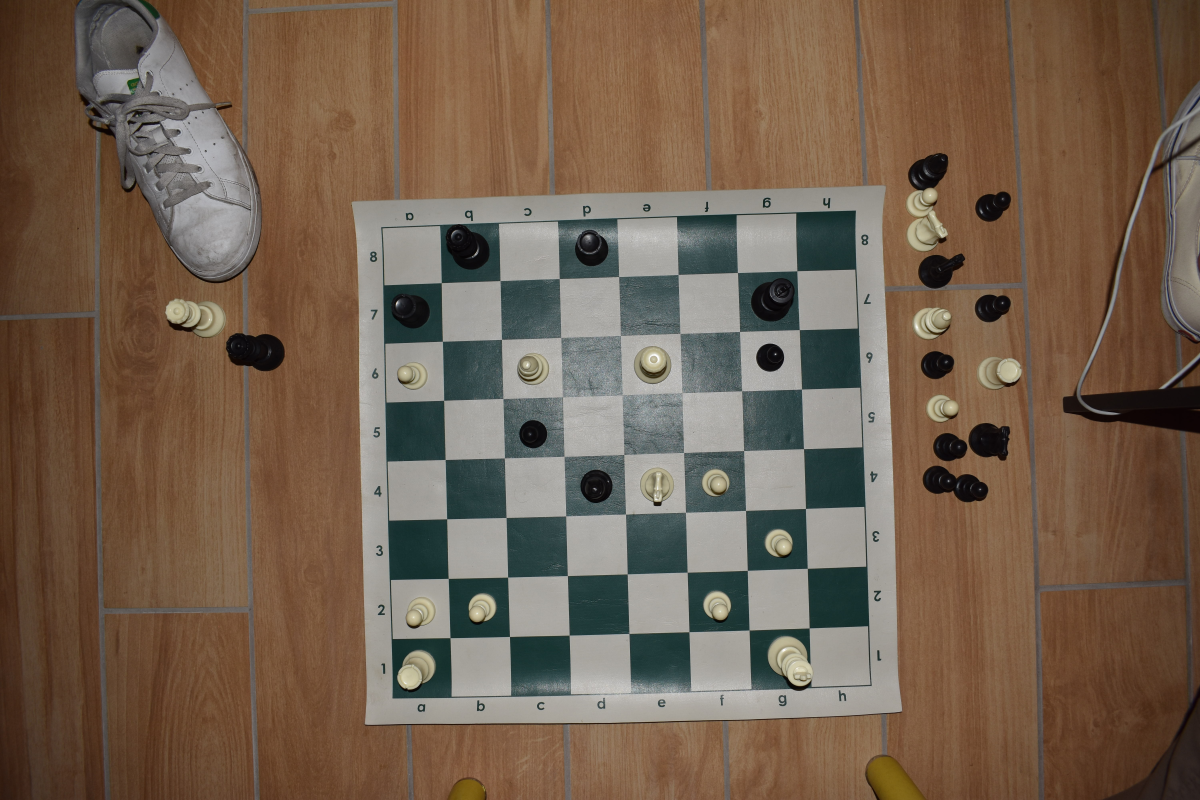
#> input picture Real life data/1q1r4-r5k1-P1B1Q1p1-2p5-3bNP2-6P1-PP3P2-R5K1.JPG, 6000 x 4000 px, found by its file name (shown at 1/5 size)
$ jupyter execute --allow-errors preprocessing.ipynb   (shell and % lines are left out)   (older library calls are emulated)
#> lines starting #> are read from the running program, lines starting #| are printed output that depends on the picture
### preprocessing_utils.py

# This utility file is a modified version of the following code:
# https://github.com/Elucidation/ChessboardDetect/blob/master/FindChessboards.py

#
# Imports
#
import PIL.Image
import cv2
import numpy as np
import matplotlib.pyplot as plt
from matplotlib.pyplot import imshow
np.set_printoptions(suppress=True, linewidth=200)  # Better formatting
plt.rcParams['image.cmap'] = 'jet'  # Default colormap is jet

#
# Helpers
#


# Saddles


def getSaddle(gray_img):
    # https://en.wikipedia.org/wiki/Sobel_operator
    img = gray_img.astype(np.float64)
    gx = cv2.Sobel(img, cv2.CV_64F, 1, 0)
    gy = cv2.Sobel(img, cv2.CV_64F, 0, 1)
    gxx = cv2.Sobel(gx, cv2.CV_64F, 1, 0)
    gyy = cv2.Sobel(gy, cv2.CV_64F, 0, 1)
    gxy = cv2.Sobel(gx, cv2.CV_64F, 0, 1)

    S = gxx*gyy - gxy**2
    return S


def nonmax_sup(img, win=10):
    w, h = img.shape
#     img = cv2.blur(img, ksize=(5,5))
    img_sup = np.zeros_like(img, dtype=np.float64)
    for i, j in np.argwhere(img):
        # Get neigborhood
        ta = max(0, i-win)
        tb = min(w, i+win+1)
        tc = max(0, j-win)
        td = min(h, j+win+1)
        cell = img[ta:tb, tc:td]
        val = img[i, j]
        if np.sum(cell.max() == cell) > 1:
            print(cell.argmax())
        if cell.max() == val:
            img_sup[i, j] = val
    return img_sup


def pruneSaddle(s):
    thresh = 128
    score = (s > 0).sum()
    while (score > 10000):
        thresh = thresh*2
        s[s < thresh] = 0
        score = (s > 0).sum()


# [10 lines left out: function getMinSaddleDist, not called in this run]


# Contours


def simplifyContours(contours):
    for i in range(len(contours)):
        # Approximate contour and update in place
        # https://en.wikipedia.org/wiki/Ramer%E2%80%93Douglas%E2%80%93Peucker_algorithm
        contours[i] = cv2.approxPolyDP(
            contours[i], 0.04*cv2.arcLength(contours[i], True), True)


def is_square(cnt, eps=3.0, xratio_thresh=0.5):
    # 4x2 array, rows are each point, columns are x and y
    center = cnt.sum(axis=0)/4

    # Side lengths of rectangular contour
    dd0 = np.sqrt(((cnt[0, :] - cnt[1, :])**2).sum())
    dd1 = np.sqrt(((cnt[1, :] - cnt[2, :])**2).sum())
    dd2 = np.sqrt(((cnt[2, :] - cnt[3, :])**2).sum())
    dd3 = np.sqrt(((cnt[3, :] - cnt[0, :])**2).sum())

    # diagonal ratio
    xa = np.sqrt(((cnt[0, :] - cnt[2, :])**2).sum())
    xb = np.sqrt(((cnt[1, :] - cnt[3, :])**2).sum())
    xratio = xa/xb if xa < xb else xb/xa

    # Check whether all points part of convex hull
    # ie. not this http://i.stack.imgur.com/I6yJY.png
    # all corner angles, angles are less than 180 deg, so not necessarily internal angles
    ta = getAngle(dd3, dd0, xb)
    tb = getAngle(dd0, dd1, xa)
    tc = getAngle(dd1, dd2, xb)
    td = getAngle(dd2, dd3, xa)
    angle_sum = np.round(ta+tb+tc+td)

    is_convex = np.abs(angle_sum - 360) < 5

    angles = np.array([ta, tb, tc, td])
    good_angles = np.all((angles > 40) & (angles < 140))

    # side ratios
    dda = dd0 / dd1
    if dda < 1:
        dda = 1. / dda
    ddb = dd1 / dd2
    if ddb < 1:
        ddb = 1. / ddb
    ddc = dd2 / dd3
    if ddc < 1:
        ddc = 1. / ddc
    ddd = dd3 / dd0
    if ddd < 1:
        ddd = 1. / ddd
    side_ratios = np.array([dda, ddb, ddc, ddd])
    good_side_ratios = np.all(side_ratios < eps)

    # Return whether side ratios within certain ratio < epsilon
    return (
        # abs(1.0 - dda) < eps and
        # abs(1.0 - ddb) < eps and
        # xratio > xratio_thresh and
        # good_side_ratios and
        # is_convex and
        good_angles)


def getAngle(a, b, c):
    # Get angle given 3 side lengths, in degrees
    k = (a*a+b*b-c*c) / (2*a*b)
    # Handle floating point errors
    if (k < -1):
        k = -1
    elif k > 1:
        k = 1
    return np.arccos(k) * 180.0 / np.pi


# [4 lines left out: function getContourVals, not called in this run]


def pruneContours(contours, hierarchy, saddle):
    new_contours = []
    new_hierarchies = []
    for i in range(len(contours)):
        cnt = contours[i]
        h = hierarchy[i]

        # Must be child
        if h[2] != -1:
            continue

        # Only rectangular contours allowed
        if len(cnt) != 4:
            continue

        # Only contours that fill an area of at least 8x8 pixels
        if cv2.contourArea(cnt) < 8*8:
            continue

        if not is_square(cnt):
            continue

        # TODO : Remove those where internal luma variance is greater than threshold

        cnt = updateCorners(cnt, saddle)
        # If not all saddle corners
        if len(cnt) != 4:
            continue

        new_contours.append(cnt)
        new_hierarchies.append(h)
    new_contours = np.array(new_contours)
    new_hierarchy = np.array(new_hierarchies)
    if len(new_contours) == 0:
        return new_contours, new_hierarchy

    # Prune contours below median area
    areas = [cv2.contourArea(c) for c in new_contours]
    mask = [areas >= np.median(areas)*0.25] and [areas <= np.median(areas)*2.0]
    new_contours = new_contours[mask]
    new_hierarchy = new_hierarchy[mask]
    return np.array(new_contours), np.array(new_hierarchy)


def getContours(img, edges, iters=10):
    # Morphological Gradient to get internal squares of canny edges.
    kernel = cv2.getStructuringElement(cv2.MORPH_ELLIPSE, (3, 3))

    # https://docs.opencv.org/3.0-beta/doc/py_tutorials/py_imgproc/py_morphological_ops/py_morphological_ops.html
    # MORPH_GRADIENT means The result will look like the outline of the object.
    edges_gradient = cv2.morphologyEx(edges, cv2.MORPH_GRADIENT, kernel)

    # https://docs.opencv.org/3.1.0/d4/d73/tutorial_py_contours_begin.html
    contours, hierarchy = cv2.findContours(
        edges_gradient, cv2.RETR_CCOMP, cv2.CHAIN_APPROX_SIMPLE)

    contours = list(contours)

    simplifyContours(contours)

    return np.array(contours,  dtype=object), hierarchy[0]


# Corners


def updateCorners(contour, saddle):
    ws = 4  # half window size (+1)
    new_contour = contour.copy()
    for i in range(len(contour)):
        cc, rr = contour[i, 0, :]
        rl = max(0, rr-ws)
        cl = max(0, cc-ws)
        window = saddle[rl:min(saddle.shape[0], rr+ws+1),
                        cl:min(saddle.shape[1], cc+ws+1)]
        br, bc = np.unravel_index(window.argmax(), window.shape)
        s_score = window[br, bc]
        br -= min(ws, rl)
        bc -= min(ws, cl)
        if s_score > 0:
            new_contour[i, 0, :] = cc+bc, rr+br
        else:
            return []
    return new_contour


# Grid


# [103 lines left out: functions getIdentityGrid, getChessGrid, findGoodPoints, getInitChessGrid, makeChessGrid, generateNewBestFit and 2 more, not called in this run]


# Image processing


def loadImage(filepath, resolution=1000.0):
    img_orig = PIL.Image.open(filepath)

    img_width, img_height = img_orig.size

    # Resize
    aspect_ratio = min(resolution/img_width, resolution/img_height)
    new_width, new_height = (
        (np.array(img_orig.size) * aspect_ratio)).astype(int)
    img = img_orig.resize((new_width, new_height), resample=PIL.Image.BILINEAR)

    img_grey = img.convert('L')  # grayscale
    img_grey = np.array(img_grey)

    img_color = img.convert('RGB')  # color
    img_color = np.array(img_color)

    return img_grey, img_color


def findChessboard(img, min_pts_needed=15, max_pts_needed=25):
    blur_img = cv2.blur(img, (3, 3))  # Blur the image
    saddle = getSaddle(blur_img)  # Get the saddle points
    saddle = -saddle  # Invert the saddle points
    saddle[saddle < 0] = 0  # Remove negative values
    pruneSaddle(saddle)  # Prune the saddle points
    s2 = nonmax_sup(saddle)  # Non-maximum suppression
    s2[s2 < 100000] = 0  # Remove small values
    spts = np.argwhere(s2)  # Get the saddle points

    edges = cv2.Canny(img, 20, 250)  # Get the edges (Canny edge detection)
    contours_all, hierarchy = getContours(img, edges)  # Get the contours
    contours, hierarchy = pruneContours(
        contours_all, hierarchy, saddle)  # Prune the contours

    curr_num_good = 0  # Current number of good points
    curr_grid_next = None
    curr_grid_good = None
    curr_M = None

    for cnt_i in range(len(contours)):
        cnt = contours[cnt_i].squeeze()
        grid_curr, ideal_grid, M = getInitChessGrid(cnt)

        for grid_i in range(7):
            grid_curr, ideal_grid, _ = makeChessGrid(M, N=(grid_i+1))
            grid_next, grid_good = findGoodPoints(grid_curr, spts)
            num_good = np.sum(grid_good)
            if num_good < 4:
                M = None
                break
            M, _ = generateNewBestFit(ideal_grid, grid_next, grid_good)
            if M is None or np.abs(M[0, 0] / M[1, 1]) > 15 or np.abs(M[1, 1] / M[0, 0]) > 15:
                M = None
                print("Failed to converge on this one")
                break
        if M is None:
            continue
        elif num_good > curr_num_good:
            curr_num_good = num_good
            curr_grid_next = grid_next
            curr_grid_good = grid_good
            curr_M = M

        # If we found something with more than max needed, good enough to stop here
        if num_good > max_pts_needed:
            break

    # If we found something
    if curr_num_good > min_pts_needed:
        final_ideal_grid = getIdentityGrid(2+2*7)-7
        return curr_M, final_ideal_grid, curr_grid_next, curr_grid_good, spts
    else:
        return None, None, None, None, None


# [43 lines left out: functions getUnwarpedPoints, getBoardOutline, warpPoints, not called in this run]

# [36 lines of commented-out code are left out]


def warp_image(filename, plot=False):

    # Load the image and find the chessboard on it
    img, img_orig = loadImage(filename)
    M, ideal_grid, grid_next, grid_good, spts = findChessboard(
        img)  # M is the warp matrix

    # Check the call succeeded (Warp matrix is not none)
    if M is not None:

        # Generate a mapping to warp (Crop) the image
        M, _ = generateNewBestFit((ideal_grid+8)*32, grid_next, grid_good)
        img_warp = cv2.warpPerspective(
            img, M, (17*32, 17*32), flags=cv2.WARP_INVERSE_MAP)

        # Find the best lines that cut the board
        best_lines_x, best_lines_y = getBestLines(img_warp)

        # Get the unwarped points
        inner_corners_unwarped = getUnwarpedPoints(best_lines_x, best_lines_y, M)
        board_outline_unwarp = getBoardOutline(best_lines_x, best_lines_y, M)

        side_len = 2048
        pts_dest = np.array(
            [[0, side_len], [side_len, side_len], [side_len, 0], [0, 0]])

        # Calculate homography matrix and use it to warp the image
        h, _ = cv2.findHomography(board_outline_unwarp[0:4], pts_dest)
        im_out = cv2.warpPerspective(
            np.squeeze(img_orig), h, (side_len, side_len))

        # Warp the corners of the board using the homography matrix
        inner_corners_warped = warpPoints(inner_corners_unwarped, h)

        # Plot if required
        if plot:

            # Plot the original image with the detected corners, best lines, and outer contour
            plt.figure(frameon=False, figsize=(20, 20))
            imshow(img_orig, cmap='Greys_r')
            plt.plot(board_outline_unwarp[:, 0], board_outline_unwarp[:, 1], 'ro-', markersize=5, linewidth=5)
            plt.plot(grid_next[grid_good, 0].A, grid_next[grid_good, 1].A, 'gs', markersize=12)
            # [4 lines of commented-out code are left out]
            ax = plt.gca()
            ax.set_axis_off()

            # Plot the final image with the warped corners
            plt.figure(frameon=False, figsize=(30, 30))
            imshow(im_out, cmap='Greys_r', aspect='auto')
            plt.plot(inner_corners_warped[:, 0],
                     inner_corners_warped[:, 1], 'bo', markersize=30)  # Plot the detected corners of the image for display
            ax = plt.gca()
            ax.set_axis_off()

        return im_out

    # If the call didn't succeed, print an error message
    else:
        print(f'Could not preprocess: {filename}')
        return None

# [31 lines left out: function crop_individual_squares, not called in this run]

### preprocessing.ipynb
We will start by importing all required libraries.

[cell 1]
import numpy as np
import matplotlib.pyplot as plt
import os
import shutil
from PIL import Image

from PIL import JpegImagePlugin
JpegImagePlugin._getmp = lambda x: None

We can now start by importing a single real-life image

[cell 2]
image = Image.open(
    "Real life data/Original/1q1r4-r5k1-P1B1Q1p1-2p5-3bNP2-6P1-PP3P2-R5K1.JPG")
#> image is the input picture: PIL image 6000x4000 RGB; mean R, G, B 115.3, 96.1, 78.7
image_arr = np.array(image)
plt.imshow(image_arr)

We will now proceed to define a function that converts an image's FEN notation into a vector where entry 1 represents a1, entry 2 represents a2, ..., entry 9 represents b1, ..., and entry 64 represents h8 (Column by column). Furthermore, we defined that the following convention applies to piece labels:
- Empty: 0
- White pawn: 1
- White knight: 2
- White bishop: 3
- White rook: 4
- White queen: 5
- White king: 6
- Black pawn: 7
- Black knight: 8
- Black bishop: 9
- Black rook: 10
- Black queen: 11
- Black king: 12

The function will basically an FEN notation string to a size 64 vector representing the position.

[cell 3]
def fen_to_vector(fen):

    # The rows of the board
    board_rows_top_to_bottom = []

    # Split the fen string into rows
    # The rows are separated by either - or _
    for row in fen.replace('_', '-').split('-'):

        # The current row being processed
        cur_row = []

        # Go over the row elements
        for c in list(row):
            # Empty squares
            if c in '12345678':
                cur_row.extend([0] * int(c))
            # White pawn
            elif c == 'P':
                cur_row.append(1)
            # White knight
            elif c == 'N':
                cur_row.append(2)
            # White bishop
            elif c == 'B':
                cur_row.append(3)
            # White rook
            elif c == 'R':
                cur_row.append(4)
            # White queen
            elif c == 'Q':
                cur_row.append(5)
            # White king
            elif c == 'K':
                cur_row.append(6)
            # Black pawn
            elif c == 'p':
                cur_row.append(7)
            # Black knight
            elif c == 'n':
                cur_row.append(8)
            # Black bishop
            elif c == 'b':
                cur_row.append(9)
            # Black rook
            elif c == 'r':
                cur_row.append(10)
            # Black queen
            elif c == 'q':
                cur_row.append(11)
            # Black king
            elif c == 'k':
                cur_row.append(12)

        # Sanity check: The row has 8 elements
        if(len(cur_row) != 8):
            print(fen)
            print(cur_row)
        assert len(cur_row) == 8

        # Append the row
        board_rows_top_to_bottom.append(cur_row)

    # Convert the board to a numpy array
    board = np.array(board_rows_top_to_bottom)

    # Transpose the board so that each row of the matrix represents a logical column
    board = board.T

    # Invert the order of each new row so that it represents the squares from bottom to top as required
    board = np.fliplr(board)

    # Flatten the rows into a single vector, from top to bottom
    vector = board.flatten()

    # Return the flattened board
    return vector

Now that we have a function to convert any FEN label to a vector as required, we can use the library defined at https://github.com/Elucidation/ChessboardDetect to crop the images to the frame of the board. Please note that we will split the training data into squares before-hand to speed up training, while testing will be done with the uncropped images in order to simulate a real-life situation.

[cell 4]

from preprocessing_utils import *

# The directory where the pre-processed data will be saved
target_dir = "./Real life data/Pre-processed/"

# The directory where the original unprocessed data is stored
original_dir = "./Real life data/Original/"

# Iterate over the real life images
#> (the rest of this cell did not finish here and is left out)


    # Extract the squares by warping the image and cropping it
    warped_image = warp_image(original_dir + filename)
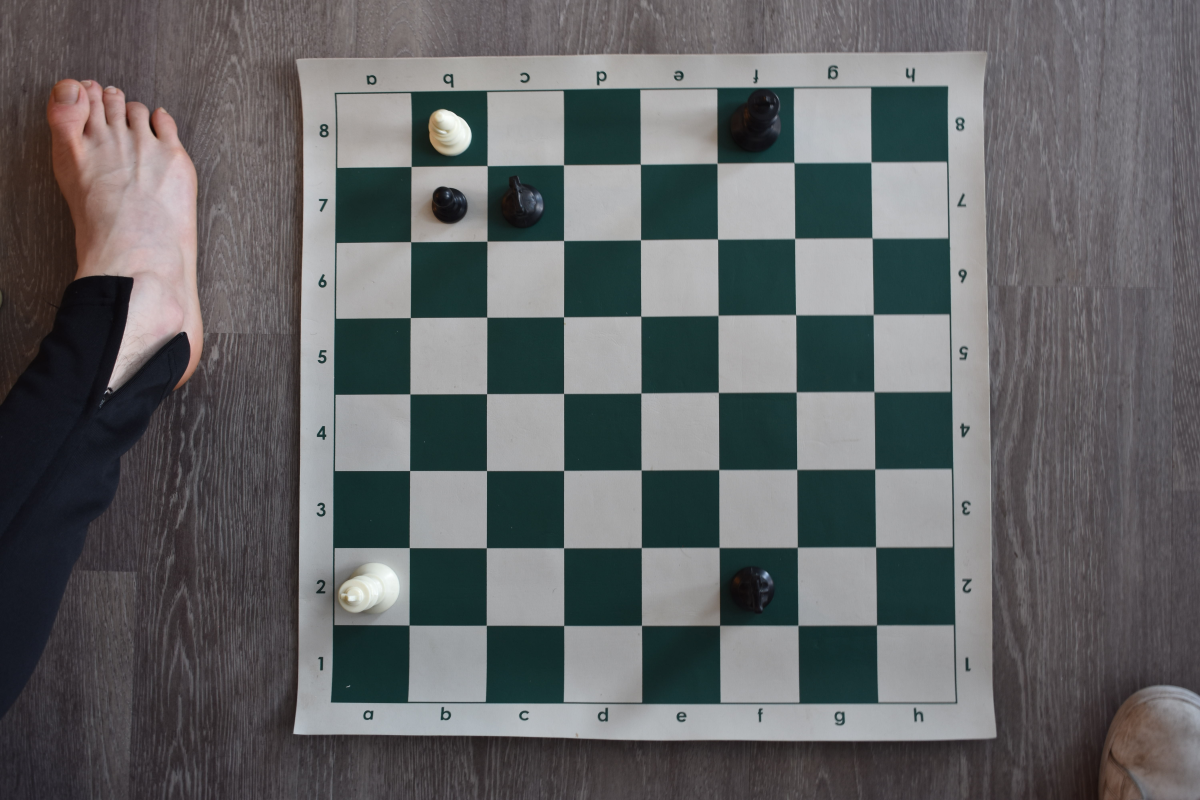
#> input picture Real life data/Original/1B3k2-1pn5-8-8-8-8-K4n2-8.JPG, 6000 x 4000 px (shown at 1/5 size)
#> in loadImage, img_orig is the input picture: PIL image 6000x4000 RGB; mean R, G, B 98, 99.7, 101
#> in getSaddle, `gy = cv2.Sobel(img, cv2.CV_64F, 0, 1)`:
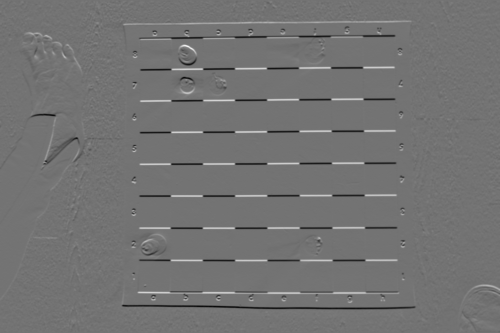
#> gy: shape (666, 1000) float64 (shown at 1/2 size); min -397, max 481, mean -0.5; drawn with min black and max white
#> in getSaddle, `gxx = cv2.Sobel(gx, cv2.CV_64F, 1, 0)`:
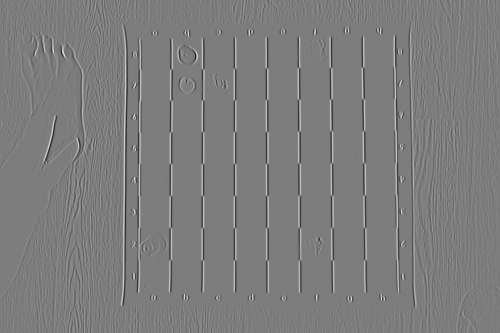
#> gxx: shape (666, 1000) float64 (shown at 1/2 size); min -1842, max 1905, mean 0; drawn with min black and max white
#> in getSaddle, `gyy = cv2.Sobel(gy, cv2.CV_64F, 0, 1)`:
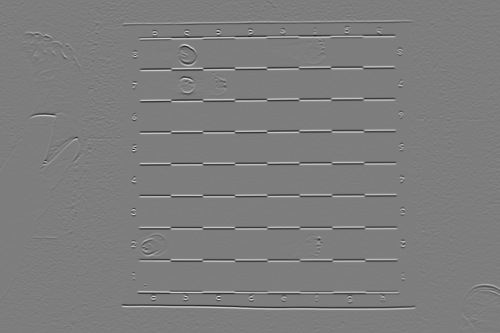
#> gyy: shape (666, 1000) float64 (shown at 1/2 size); min -1712, max 1758, mean 0; drawn with min black and max white
#> in getSaddle, `gxy = cv2.Sobel(gx, cv2.CV_64F, 0, 1)`:
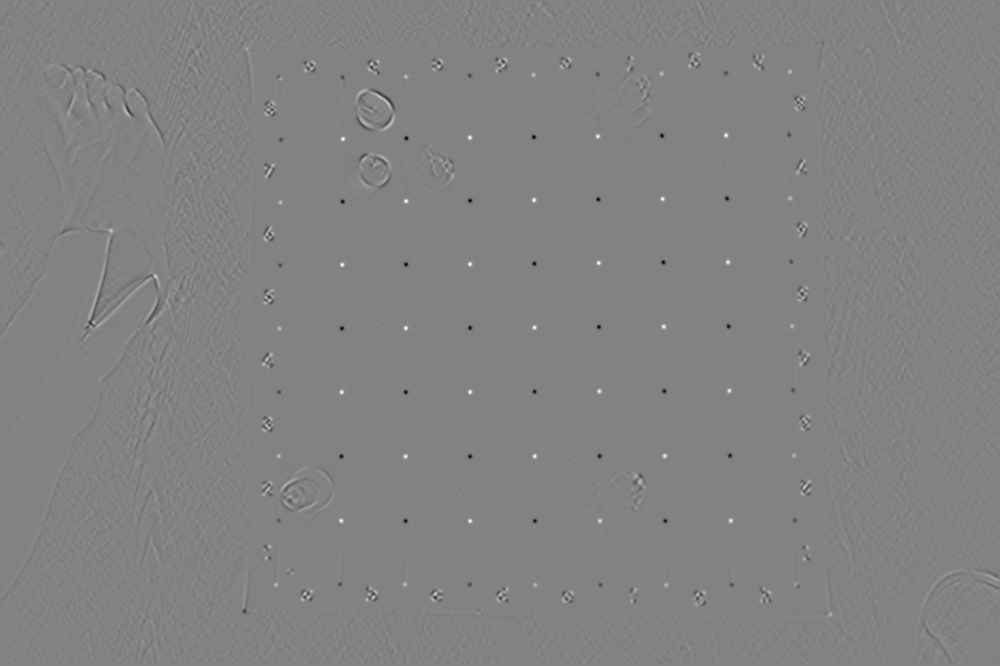
#> gxy: shape (666, 1000) float64; min -1422, max 1354, mean 0; drawn with min black and max white
#> (the rest of the program and of its run is left out)
